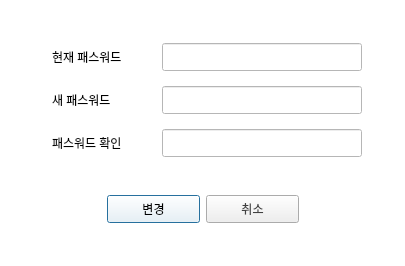
<?xml version="1.0" encoding="UTF-8"?>
<ui version="4.0">
 <class>Dialog</class>
 <widget class="QDialog" name="Dialog">
  <property name="geometry">
   <rect>
    <x>0</x>
    <y>0</y>
    <width>405</width>
    <height>266</height>
   </rect>
  </property>
  <property name="minimumSize">
   <size>
    <width>405</width>
    <height>266</height>
   </size>
  </property>
  <property name="maximumSize">
   <size>
    <width>405</width>
    <height>266</height>
   </size>
  </property>
  <property name="palette">
   <palette>
    <active>
     <colorrole role="WindowText">
      <brush brushstyle="SolidPattern">
       <color alpha="255">
        <red>0</red>
        <green>0</green>
        <blue>0</blue>
       </color>
      </brush>
     </colorrole>
     <colorrole role="Button">
      <brush brushstyle="SolidPattern">
       <color alpha="255">
        <red>255</red>
        <green>255</green>
        <blue>255</blue>
       </color>
      </brush>
     </colorrole>
     <colorrole role="Light">
      <brush brushstyle="SolidPattern">
       <color alpha="255">
        <red>255</red>
        <green>255</green>
        <blue>255</blue>
       </color>
      </brush>
     </colorrole>
     <colorrole role="Midlight">
      <brush brushstyle="SolidPattern">
       <color alpha="255">
        <red>255</red>
        <green>255</green>
        <blue>255</blue>
       </color>
      </brush>
     </colorrole>
     <colorrole role="Dark">
      <brush brushstyle="SolidPattern">
       <color alpha="255">
        <red>127</red>
        <green>127</green>
        <blue>127</blue>
       </color>
      </brush>
     </colorrole>
     <colorrole role="Mid">
      <brush brushstyle="SolidPattern">
       <color alpha="255">
        <red>170</red>
        <green>170</green>
        <blue>170</blue>
       </color>
      </brush>
     </colorrole>
     <colorrole role="Text">
      <brush brushstyle="SolidPattern">
       <color alpha="255">
        <red>0</red>
        <green>0</green>
        <blue>0</blue>
       </color>
      </brush>
     </colorrole>
     <colorrole role="BrightText">
      <brush brushstyle="SolidPattern">
       <color alpha="255">
        <red>255</red>
        <green>255</green>
        <blue>255</blue>
       </color>
      </brush>
     </colorrole>
     <colorrole role="ButtonText">
      <brush brushstyle="SolidPattern">
       <color alpha="255">
        <red>0</red>
        <green>0</green>
        <blue>0</blue>
       </color>
      </brush>
     </colorrole>
     <colorrole role="Base">
      <brush brushstyle="SolidPattern">
       <color alpha="255">
        <red>255</red>
        <green>255</green>
        <blue>255</blue>
       </color>
      </brush>
     </colorrole>
     <colorrole role="Window">
      <brush brushstyle="SolidPattern">
       <color alpha="255">
        <red>255</red>
        <green>255</green>
        <blue>255</blue>
       </color>
      </brush>
     </colorrole>
     <colorrole role="Shadow">
      <brush brushstyle="SolidPattern">
       <color alpha="255">
        <red>0</red>
        <green>0</green>
        <blue>0</blue>
       </color>
      </brush>
     </colorrole>
     <colorrole role="AlternateBase">
      <brush brushstyle="SolidPattern">
       <color alpha="255">
        <red>255</red>
        <green>255</green>
        <blue>255</blue>
       </color>
      </brush>
     </colorrole>
     <colorrole role="ToolTipBase">
      <brush brushstyle="SolidPattern">
       <color alpha="255">
        <red>255</red>
        <green>255</green>
        <blue>220</blue>
       </color>
      </brush>
     </colorrole>
     <colorrole role="ToolTipText">
      <brush brushstyle="SolidPattern">
       <color alpha="255">
        <red>0</red>
        <green>0</green>
        <blue>0</blue>
       </color>
      </brush>
     </colorrole>
     <colorrole role="PlaceholderText">
      <brush brushstyle="SolidPattern">
       <color alpha="128">
        <red>0</red>
        <green>0</green>
        <blue>0</blue>
       </color>
      </brush>
     </colorrole>
    </active>
    <inactive>
     <colorrole role="WindowText">
      <brush brushstyle="SolidPattern">
       <color alpha="255">
        <red>0</red>
        <green>0</green>
        <blue>0</blue>
       </color>
      </brush>
     </colorrole>
     <colorrole role="Button">
      <brush brushstyle="SolidPattern">
       <color alpha="255">
        <red>255</red>
        <green>255</green>
        <blue>255</blue>
       </color>
      </brush>
     </colorrole>
     <colorrole role="Light">
      <brush brushstyle="SolidPattern">
       <color alpha="255">
        <red>255</red>
        <green>255</green>
        <blue>255</blue>
       </color>
      </brush>
     </colorrole>
     <colorrole role="Midlight">
      <brush brushstyle="SolidPattern">
       <color alpha="255">
        <red>255</red>
        <green>255</green>
        <blue>255</blue>
       </color>
      </brush>
     </colorrole>
     <colorrole role="Dark">
      <brush brushstyle="SolidPattern">
       <color alpha="255">
        <red>127</red>
        <green>127</green>
        <blue>127</blue>
       </color>
      </brush>
     </colorrole>
     <colorrole role="Mid">
      <brush brushstyle="SolidPattern">
       <color alpha="255">
        <red>170</red>
        <green>170</green>
        <blue>170</blue>
       </color>
      </brush>
     </colorrole>
     <colorrole role="Text">
      <brush brushstyle="SolidPattern">
       <color alpha="255">
        <red>0</red>
        <green>0</green>
        <blue>0</blue>
       </color>
      </brush>
     </colorrole>
     <colorrole role="BrightText">
      <brush brushstyle="SolidPattern">
       <color alpha="255">
        <red>255</red>
        <green>255</green>
        <blue>255</blue>
       </color>
      </brush>
     </colorrole>
     <colorrole role="ButtonText">
      <brush brushstyle="SolidPattern">
       <color alpha="255">
        <red>0</red>
        <green>0</green>
        <blue>0</blue>
       </color>
      </brush>
     </colorrole>
     <colorrole role="Base">
      <brush brushstyle="SolidPattern">
       <color alpha="255">
        <red>255</red>
        <green>255</green>
        <blue>255</blue>
       </color>
      </brush>
     </colorrole>
     <colorrole role="Window">
      <brush brushstyle="SolidPattern">
       <color alpha="255">
        <red>255</red>
        <green>255</green>
        <blue>255</blue>
       </color>
      </brush>
     </colorrole>
     <colorrole role="Shadow">
      <brush brushstyle="SolidPattern">
       <color alpha="255">
        <red>0</red>
        <green>0</green>
        <blue>0</blue>
       </color>
      </brush>
     </colorrole>
     <colorrole role="AlternateBase">
      <brush brushstyle="SolidPattern">
       <color alpha="255">
        <red>255</red>
        <green>255</green>
        <blue>255</blue>
       </color>
      </brush>
     </colorrole>
     <colorrole role="ToolTipBase">
      <brush brushstyle="SolidPattern">
       <color alpha="255">
        <red>255</red>
        <green>255</green>
        <blue>220</blue>
       </color>
      </brush>
     </colorrole>
     <colorrole role="ToolTipText">
      <brush brushstyle="SolidPattern">
       <color alpha="255">
        <red>0</red>
        <green>0</green>
        <blue>0</blue>
       </color>
      </brush>
     </colorrole>
     <colorrole role="PlaceholderText">
      <brush brushstyle="SolidPattern">
       <color alpha="128">
        <red>0</red>
        <green>0</green>
        <blue>0</blue>
       </color>
      </brush>
     </colorrole>
    </inactive>
    <disabled>
     <colorrole role="WindowText">
      <brush brushstyle="SolidPattern">
       <color alpha="255">
        <red>127</red>
        <green>127</green>
        <blue>127</blue>
       </color>
      </brush>
     </colorrole>
     <colorrole role="Button">
      <brush brushstyle="SolidPattern">
       <color alpha="255">
        <red>255</red>
        <green>255</green>
        <blue>255</blue>
       </color>
      </brush>
     </colorrole>
     <colorrole role="Light">
      <brush brushstyle="SolidPattern">
       <color alpha="255">
        <red>255</red>
        <green>255</green>
        <blue>255</blue>
       </color>
      </brush>
     </colorrole>
     <colorrole role="Midlight">
      <brush brushstyle="SolidPattern">
       <color alpha="255">
        <red>255</red>
        <green>255</green>
        <blue>255</blue>
       </color>
      </brush>
     </colorrole>
     <colorrole role="Dark">
      <brush brushstyle="SolidPattern">
       <color alpha="255">
        <red>127</red>
        <green>127</green>
        <blue>127</blue>
       </color>
      </brush>
     </colorrole>
     <colorrole role="Mid">
      <brush brushstyle="SolidPattern">
       <color alpha="255">
        <red>170</red>
        <green>170</green>
        <blue>170</blue>
       </color>
      </brush>
     </colorrole>
     <colorrole role="Text">
      <brush brushstyle="SolidPattern">
       <color alpha="255">
        <red>127</red>
        <green>127</green>
        <blue>127</blue>
       </color>
      </brush>
     </colorrole>
     <colorrole role="BrightText">
      <brush brushstyle="SolidPattern">
       <color alpha="255">
        <red>255</red>
        <green>255</green>
        <blue>255</blue>
       </color>
      </brush>
     </colorrole>
     <colorrole role="ButtonText">
      <brush brushstyle="SolidPattern">
       <color alpha="255">
        <red>127</red>
        <green>127</green>
        <blue>127</blue>
       </color>
      </brush>
     </colorrole>
     <colorrole role="Base">
      <brush brushstyle="SolidPattern">
       <color alpha="255">
        <red>255</red>
        <green>255</green>
        <blue>255</blue>
       </color>
      </brush>
     </colorrole>
     <colorrole role="Window">
      <brush brushstyle="SolidPattern">
       <color alpha="255">
        <red>255</red>
        <green>255</green>
        <blue>255</blue>
       </color>
      </brush>
     </colorrole>
     <colorrole role="Shadow">
      <brush brushstyle="SolidPattern">
       <color alpha="255">
        <red>0</red>
        <green>0</green>
        <blue>0</blue>
       </color>
      </brush>
     </colorrole>
     <colorrole role="AlternateBase">
      <brush brushstyle="SolidPattern">
       <color alpha="255">
        <red>255</red>
        <green>255</green>
        <blue>255</blue>
       </color>
      </brush>
     </colorrole>
     <colorrole role="ToolTipBase">
      <brush brushstyle="SolidPattern">
       <color alpha="255">
        <red>255</red>
        <green>255</green>
        <blue>220</blue>
       </color>
      </brush>
     </colorrole>
     <colorrole role="ToolTipText">
      <brush brushstyle="SolidPattern">
       <color alpha="255">
        <red>0</red>
        <green>0</green>
        <blue>0</blue>
       </color>
      </brush>
     </colorrole>
     <colorrole role="PlaceholderText">
      <brush brushstyle="SolidPattern">
       <color alpha="128">
        <red>0</red>
        <green>0</green>
        <blue>0</blue>
       </color>
      </brush>
     </colorrole>
    </disabled>
   </palette>
  </property>
  <property name="windowTitle">
   <string>      </string>
  </property>
  <property name="windowIcon">
   <iconset>
    <normaloff>windowicon.jpg</normaloff>windowicon.jpg</iconset>
  </property>
  <layout class="QVBoxLayout" name="verticalLayout">
   <item>
    <layout class="QVBoxLayout" name="chLayout">
     <item>
      <spacer name="verticalSpacer_2">
       <property name="orientation">
        <enum>Qt::Vertical</enum>
       </property>
       <property name="sizeHint" stdset="0">
        <size>
         <width>20</width>
         <height>40</height>
        </size>
       </property>
      </spacer>
     </item>
     <item>
      <layout class="QFormLayout" name="formLayout">
       <property name="labelAlignment">
        <set>Qt::AlignCenter</set>
       </property>
       <property name="formAlignment">
        <set>Qt::AlignCenter</set>
       </property>
       <property name="horizontalSpacing">
        <number>10</number>
       </property>
       <property name="verticalSpacing">
        <number>15</number>
       </property>
       <item row="0" column="0">
        <widget class="QLabel" name="label">
         <property name="minimumSize">
          <size>
           <width>100</width>
           <height>28</height>
          </size>
         </property>
         <property name="maximumSize">
          <size>
           <width>100</width>
           <height>28</height>
          </size>
         </property>
         <property name="text">
          <string>현재 패스워드</string>
         </property>
        </widget>
       </item>
       <item row="1" column="0">
        <widget class="QLabel" name="label_2">
         <property name="minimumSize">
          <size>
           <width>100</width>
           <height>28</height>
          </size>
         </property>
         <property name="maximumSize">
          <size>
           <width>100</width>
           <height>28</height>
          </size>
         </property>
         <property name="text">
          <string>새 패스워드</string>
         </property>
        </widget>
       </item>
       <item row="2" column="0">
        <widget class="QLabel" name="label_3">
         <property name="minimumSize">
          <size>
           <width>100</width>
           <height>28</height>
          </size>
         </property>
         <property name="maximumSize">
          <size>
           <width>100</width>
           <height>28</height>
          </size>
         </property>
         <property name="text">
          <string>패스워드 확인</string>
         </property>
        </widget>
       </item>
       <item row="0" column="1">
        <widget class="QLineEdit" name="oldpwlineEdit">
         <property name="minimumSize">
          <size>
           <width>200</width>
           <height>28</height>
          </size>
         </property>
         <property name="maximumSize">
          <size>
           <width>200</width>
           <height>28</height>
          </size>
         </property>
        </widget>
       </item>
       <item row="1" column="1">
        <widget class="QLineEdit" name="newpwlineEdit">
         <property name="minimumSize">
          <size>
           <width>200</width>
           <height>28</height>
          </size>
         </property>
         <property name="maximumSize">
          <size>
           <width>200</width>
           <height>28</height>
          </size>
         </property>
        </widget>
       </item>
       <item row="2" column="1">
        <widget class="QLineEdit" name="newpwlineEdit_2">
         <property name="minimumSize">
          <size>
           <width>200</width>
           <height>28</height>
          </size>
         </property>
         <property name="maximumSize">
          <size>
           <width>200</width>
           <height>28</height>
          </size>
         </property>
        </widget>
       </item>
      </layout>
     </item>
     <item>
      <spacer name="verticalSpacer_3">
       <property name="orientation">
        <enum>Qt::Vertical</enum>
       </property>
       <property name="sizeHint" stdset="0">
        <size>
         <width>20</width>
         <height>40</height>
        </size>
       </property>
      </spacer>
     </item>
     <item>
      <layout class="QHBoxLayout" name="horizontalLayout_2">
       <property name="spacing">
        <number>6</number>
       </property>
       <item>
        <spacer name="horizontalSpacer">
         <property name="orientation">
          <enum>Qt::Horizontal</enum>
         </property>
         <property name="sizeHint" stdset="0">
          <size>
           <width>40</width>
           <height>20</height>
          </size>
         </property>
        </spacer>
       </item>
       <item>
        <widget class="QPushButton" name="chgBtn">
         <property name="minimumSize">
          <size>
           <width>93</width>
           <height>28</height>
          </size>
         </property>
         <property name="maximumSize">
          <size>
           <width>93</width>
           <height>28</height>
          </size>
         </property>
         <property name="styleSheet">
          <string notr="true"/>
         </property>
         <property name="text">
          <string>변경</string>
         </property>
        </widget>
       </item>
       <item>
        <widget class="QPushButton" name="cnlBtn">
         <property name="minimumSize">
          <size>
           <width>93</width>
           <height>28</height>
          </size>
         </property>
         <property name="maximumSize">
          <size>
           <width>93</width>
           <height>28</height>
          </size>
         </property>
         <property name="styleSheet">
          <string notr="true">color:#404040;</string>
         </property>
         <property name="text">
          <string>취소</string>
         </property>
        </widget>
       </item>
       <item>
        <spacer name="horizontalSpacer_2">
         <property name="orientation">
          <enum>Qt::Horizontal</enum>
         </property>
         <property name="sizeHint" stdset="0">
          <size>
           <width>40</width>
           <height>20</height>
          </size>
         </property>
        </spacer>
       </item>
      </layout>
     </item>
     <item>
      <spacer name="verticalSpacer">
       <property name="orientation">
        <enum>Qt::Vertical</enum>
       </property>
       <property name="sizeHint" stdset="0">
        <size>
         <width>20</width>
         <height>40</height>
        </size>
       </property>
      </spacer>
     </item>
    </layout>
   </item>
  </layout>
 </widget>
 <resources/>
 <connections/>
</ui>
